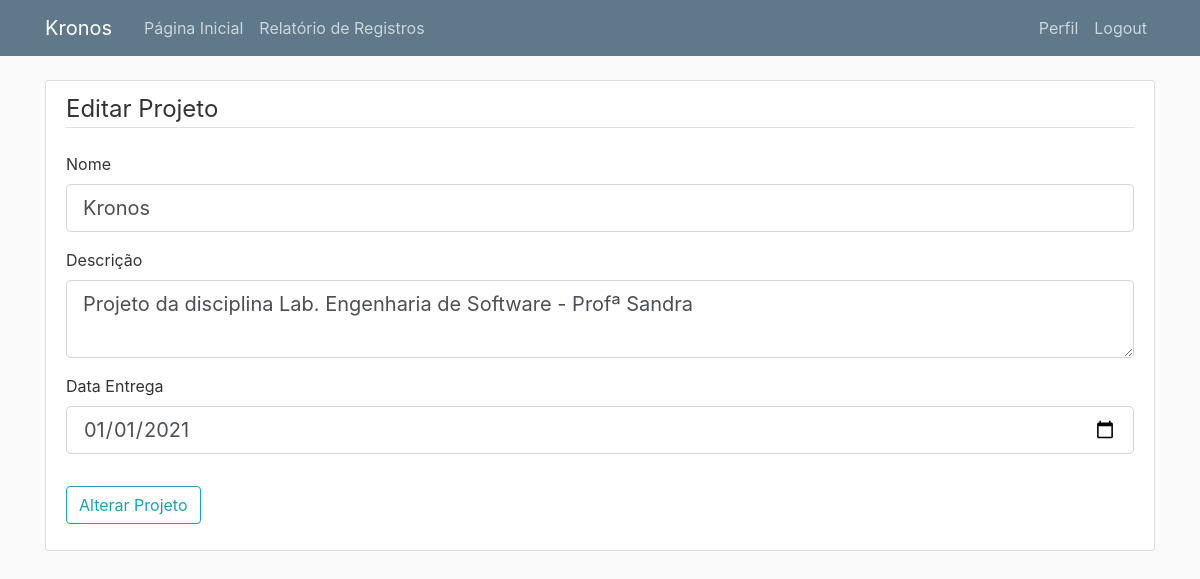
The app's page /editar_projeto/1.html (signed in) with its own data.
### kronos/models.py (models this page shows, shortened)
class Projeto(db.Model):
    __tablename__ = 'projetos'
    id = db.Column(db.Integer, primary_key=True)
    nome = db.Column(db.String(50), nullable=False)
    descricao = db.Column(db.Text)
    data_inicio = db.Column(Data, nullable=False, default=datetime.utcnow)
    data_entrega = db.Column(Data, nullable=False)
    total_horas = db.Column(db.Integer, nullable=False, default=0)
    registros = db.relationship('RegistroHoras', backref='projeto', lazy=True)

### kronos/routes.py (the view)
@app.route('/editar_projeto/<int:projeto_id>.html', methods=['GET', 'POST'])
@login_required
def editar_projeto(projeto_id):
    projeto = Projeto.query.get_or_404(projeto_id)
    form = FormEditarProjeto()
    if form.validate_on_submit():
        projeto.nome = form.nome.data
        projeto.descricao = form.descricao.data
        projeto.data_entrega = form.data_entrega.data
        db.session.commit()
        flash('Projeto {projeto.nome} atualizado com sucesso!', 'success')
        return redirect(url_for('projetos'))
    elif request.method == 'GET':
        form.nome.data = projeto.nome
        form.descricao.data = projeto.descricao
        form.data_entrega.data = projeto.data_entrega
    return render_template('editar_projeto.html', titulo='Editar Projeto', form=form)

### kronos/forms.py (shortened to what this page needs)
class FormEditarProjeto(FlaskForm):
    nome = StringField('Nome', validators=[DataRequired(), Length(min=2, max=50)])
    descricao = TextAreaField('Descrição')
    data_entrega = DateField('Data Entrega', validators=[DataRequired()], format='%Y-%m-%d')
    registrar = SubmitField('Alterar Projeto')

### kronos/models.py (called while the page is built)
@login_manager.user_loader
def load_user(usuario_id):
    return Usuario.query.get(int(usuario_id))

### kronos/templates/editar_projeto.html (shortened to what this page needs)
{% extends "base.html" %}
{% block content %}
<div class="content-section">
    <form method="POST" action="">
        <fieldset class="form-group">
            <legend class="border-bottom mb-4">Editar Projeto</legend>
            <div class="form-group">
                {{ form.nome.label(class="form-control-label") }}
                {% if form.nome.errors %}
                    {{ form.nome(class="form-control form-control-lg is-invalid") }}
                    <div class="invalid-feedback">
                        {% for error in form.nome.errors %}
                            <span>{{ error }}</span>
                        {% endfor %}
                    </div>
                {% else %}
                    {{ form.nome(class="form-control form-control-lg") }}
                {% endif %}
            </div>
            <div class="form-group">
                {{ form.descricao.label(class="form-control-label") }}
                {% if form.descricao.errors %}
                    {{ form.descricao(class="form-control form-control-lg is-invalid") }}
                    <div class="invalid-feedback">
                        {% for error in form.descricao.errors %}
                            <span>{{ error }}</span>
                        {% endfor %}
                    </div>
                {% else %}
                    {{ form.descricao(class="form-control form-control-lg") }}
                {% endif %}
            </div>
            <div class="form-group">
                {{ form.data_entrega.label(class="form-control-label") }}
                {% if form.data_entrega.errors %}
                    {{ form.data_entrega(class="form-control form-control-lg is-invalid") }}
                    <div class="invalid-feedback">
                        {% for error in form.data_entrega.errors %}
                            <span>{{ error }}</span>
                        {% endfor %}
                    </div>
                {% else %}
                    {{ form.data_entrega(class="form-control form-control-lg") }}
                {% endif %}
            </div>
        </fieldset>
        <div class="form-group">
            {{ form.registrar(class="btn btn-outline-info") }}
        </div>
    </form>
</div>
{% endblock content %}

### kronos/static/main.css (style rules this page uses)
body { background: #fafafa; color: #333333; margin-top: 5rem; }
.content-section { background: #ffffff; padding: 10px 20px; border: 1px solid #dddddd; border-radius: 3px; margin-bottom: 20px; }

### records on screen
Projeto: nome "Kronos", descricao "Projeto da disciplina Lab. Engenharia de Software - Profª Sandra", data_entrega "01/01/2021"
